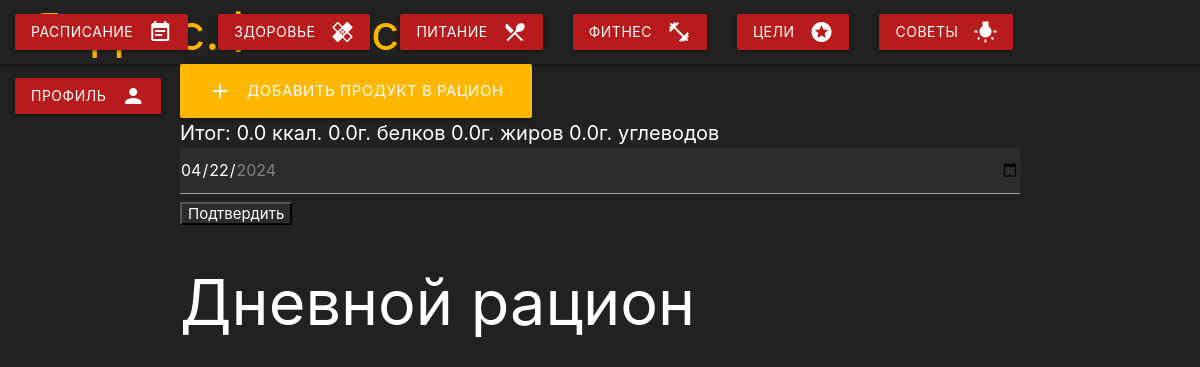
The app's page /diet, older data.
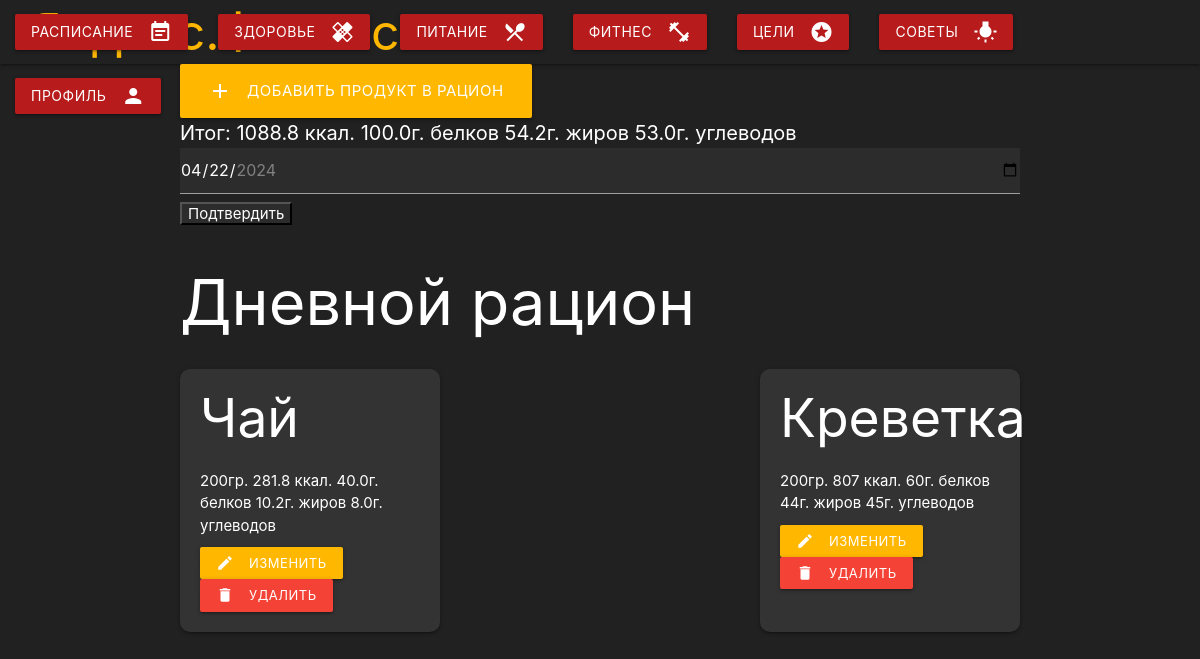
The same page, newer data.
### data/ration.py (models this page shows)
class Ration(SqlAlchemyBase, SerializerMixin):
    __tablename__ = 'Ration'
    id = sqlalchemy.Column(sqlalchemy.Integer,
                           primary_key=True, autoincrement=True)
    user_id = sqlalchemy.Column(sqlalchemy.Integer, sqlalchemy.ForeignKey("Users.id"))
    title = sqlalchemy.Column(sqlalchemy.String, nullable=True)
    weight = sqlalchemy.Column(sqlalchemy.Integer, nullable=True)
    created_date = sqlalchemy.Column(sqlalchemy.DateTime, default=date.today())
    total_kcal = sqlalchemy.Column(sqlalchemy.String, nullable=True)
    total_proteins = sqlalchemy.Column(sqlalchemy.String, nullable=True)
    total_fats = sqlalchemy.Column(sqlalchemy.String, nullable=True)
    total_carbohydrates = sqlalchemy.Column(sqlalchemy.String, nullable=True)
    user = orm.relationship('User')

### server.py (the view)
@app.route("/diet", methods=['POST', 'GET'])
def diet():
    if request.method == 'POST':
        current_date = request.form['input_date']
    else:
        current_date = date.today()
    session = db_session.create_session()
    products = session.query(Ration).filter(Ration.created_date.like(f'{current_date}%'),
                                            Ration.user_id == current_user_id).all()
    sum_kcal, sum_proteins, sum_fats, sum_carbohydrates = float(), float(), float(), float()
    for item in products:
        sum_kcal += float(item.total_kcal)
        sum_proteins += float(item.total_proteins)
        sum_fats += float(item.total_fats)
        sum_carbohydrates += float(item.total_carbohydrates)
    session.close()
    return render_template("diet.html", products=products, today=date.today(), current_date=current_date,
                           sum_kcal=sum_kcal, sum_proteins=sum_proteins, sum_fats=sum_fats,
                           sum_carbohydrates=sum_carbohydrates)

### data/db_session.py (called while the page is built)
def create_session() -> Session:
    global __factory
    return __factory()

### templates/diet.html (shortened to what this page needs)
{% extends "base2.html" %}
{% block content %}
<body>
    <a href="/diet/adding_a_product" class="waves-effect waves-light btn-large" style="background: #ffb700">
        <i class="material-icons left">add</i>Добавить продукт в рацион
    </a>
    <div style="color: white; font-size: 20px">Итог: {{sum_kcal}} ккал. {{sum_proteins}}г. белков {{sum_fats}}г. жиров {{sum_carbohydrates}}г. углеводов</div>
    <form method="post">
        <input type="date" id="start" name="input_date" style="background-color: rgb(44,44,44); color: white"
               value={{current_date}} min="2024-01-01" max={{today}} />
        <input type="submit" value="Подтвердить" style="background-color: rgb(44,44,44); color: white">
    </form>
    <h1>Дневной рацион</h1>
    <div class="card-container">
        {% for item in products %}
            <div class="card">
                <h2>{{ item.title }}</h2>
                <p>{{ item.weight }}гр. {{ item.total_kcal }} ккал. {{ item.total_proteins }}г. белков {{ item.total_fats }}г. жиров {{ item.total_carbohydrates }}г. углеводов</p>
                <a href="/diet_change/{{item.id}}" class="waves-effect waves-light btn-small" style="background: #ffb700">
                    <i class="material-icons left">edit</i>Изменить
                </a>
                <a href="/diet_delete/{{item.id}}" class="waves-effect waves-light btn-small" style="background: #F44336">
                    <i class="material-icons left">delete</i>Удалить
                </a>
            </div>
        {% endfor %}
    </div>
</body>
{% endblock %}

### templates/base2.html (shortened to what this page needs)
<!DOCTYPE html>
<html lang="ru">
<head>
  <link rel="stylesheet" href="https://cdnjs.cloudflare.com/ajax/libs/materialize/1.0.0/css/materialize.min.css">
  <link href="{{ url_for('static', filename='css/style.css') }}" type="text/css" rel="stylesheet" media="screen,projection"/>
</head>
<body style="background: rgb(33,33,33)">
  <nav>
    <div class="nav-wrapper" style="background: rgb(33,33,33)">
      <a href="/" class="brand-logo" style="padding-left: 30px; font-size: 50px; color: #ffb700">Яндекс.Фитнес</a>
      <ul class="right right hide-on-med-and-down">
      <li><a class="waves-effect waves-light btn" href="/schedule" style="background: #b71b1b">Расписание <i class="material-icons right">event_note</i></a></li>
      <li><a class="waves-effect waves-light btn" href="/health" style="background: #b71b1b">Здоровье <i class="material-icons right">healing</i></a></li>
      <li><a class="waves-effect waves-light btn" href="/diet" style="background: #b71b1b">Питание <i class="material-icons right">local_dining</i></a></li>
      <li><a class="waves-effect waves-light btn" href="/fitness" style="background: #b71b1b">Фитнес <i class="material-icons right">fitness_center</i></a></li>
      <li><a class="waves-effect waves-light btn" href="/goals" style="background: #b71b1b">Цели <i class="material-icons right">stars</i></a></li>
      <li><a class="waves-effect waves-light btn" href="/advice" style="background: #b71b1b">Советы <i class="material-icons right">wb_incandescent</i></a></li>
      <li><a class="waves-effect waves-light btn" href="/profile" style="background: #b71b1b">Профиль <i class="material-icons right">person</i></a></li>
    </ul>
    </div>
  </nav>
  <div class="container">
    {% block content %}{% endblock %}
  </div>
</body>
</html>

### static/css/style.css (style rules this page uses)
body { display: flex; min-height: 100vh; flex-direction: column; }
p { color: white }
h1 { color: white }
h2 { color: white }

### templates/base2.html (style rules this page uses)
input[type="number"], input[type="text"], input[type="password"], input[type="email"], input[type="url"], input[type="tel"], input[type="search"], input[type="time"], input[type="date"], input[type="datetime"], input[type="datetime-local"], input[type="month"], input[type="week"], input[type="color"], textarea.materialize-textarea { color: #ffffff; }

### templates/diet.html (style rules this page uses)
h1, h2, p, a, div { color: white; }
.card-container { display: flex; flex-wrap: wrap; justify-content: space-between; }
.card { width: calc(33.33% - 20px); margin-bottom: 20px; padding: 20px; background-color: #333; border-radius: 10px; }
.card h2 { margin-top: 0; }
.card p { margin-bottom: 10px; }
.card a { color: white; text-decoration: none; }

Row changes from the older to the newer data that the page shows:
added Ration: title "Чай", weight "200", total_kcal "281.8", total_proteins "40.0", total_fats "10.2", total_carbohydrates "8.0"
added Ration: title "Креветка", weight "200", total_kcal "807", total_proteins "60", total_fats "44", total_carbohydrates "45"
Text that changed along with them:
{{ sum_kcal }}: "0.0" → "1088.8"
{{ sum_proteins }}: "0.0" → "100.0"
{{ sum_fats }}: "0.0" → "54.2"
{{ sum_carbohydrates }}: "0.0" → "53.0"
